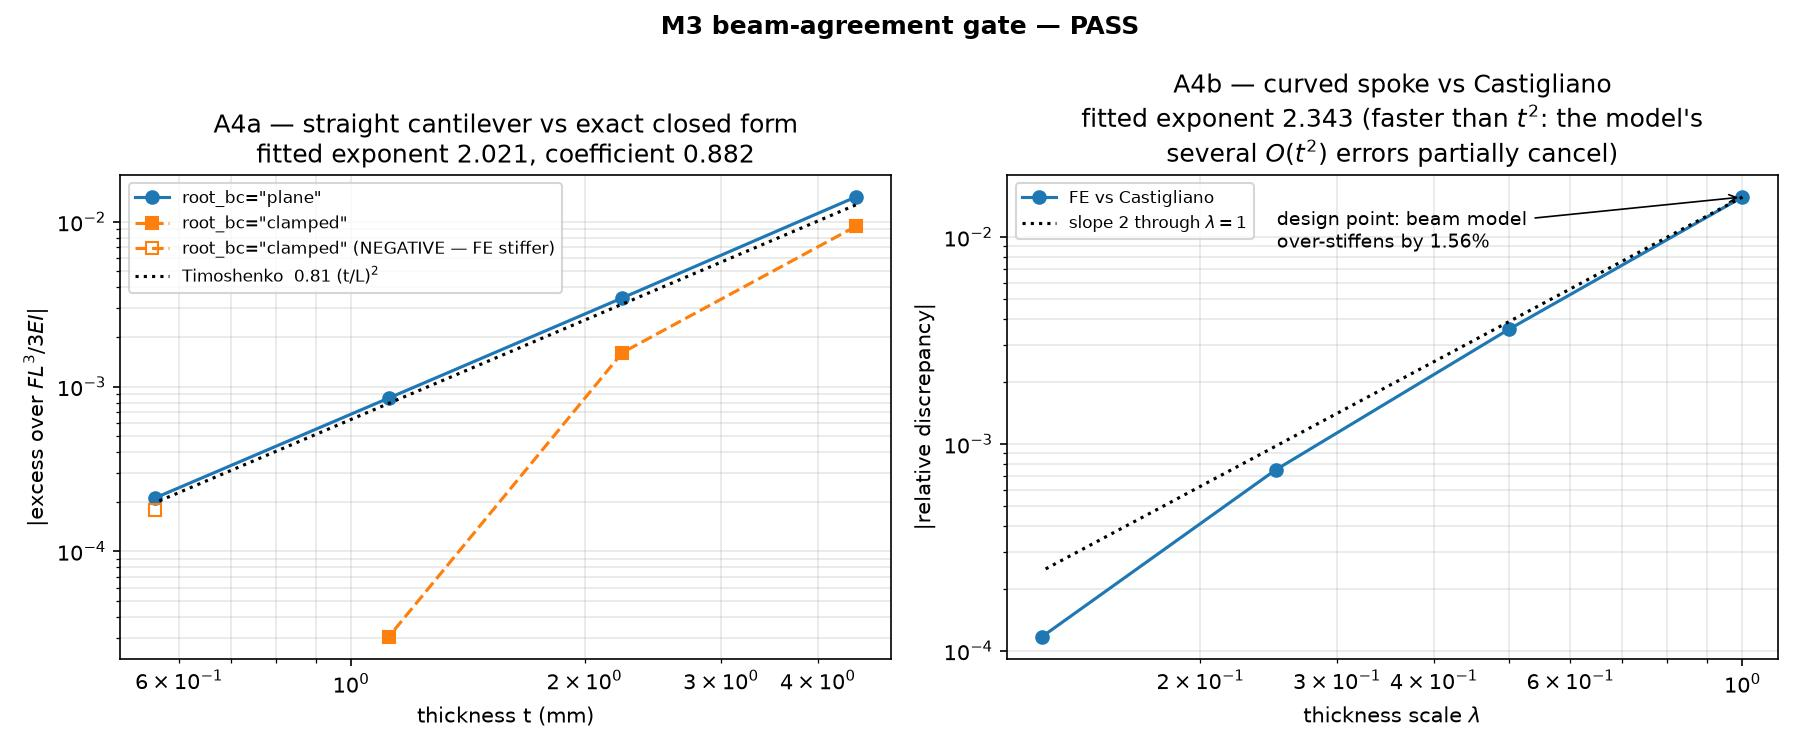

This chart was generated by the following Python code:
"""
=============================================================================
  M3 GATE — DOES THE FINITE ELEMENT REPRODUCE BEAM THEORY?
=============================================================================
    .venv-opt/bin/python studies/study_beam_agreement.py

Four checks, in order of how much they prove:

  A1/A2  straight beam vs FL^3/3EI and FL^3/12EI              tolerance 1.0%
  A3     the on-disk genome vs Castigliano at 1% of service   tolerance 5%, FE softer
  A4a    THE ELEMENT GATE — straight-beam slenderness sweep
  A4b    the same sweep on the curved spoke vs Castigliano

WHY A4a IS THE REAL GATE AND A4b IS NOT
---------------------------------------
The plan asked for one slenderness sweep, on the curved spoke against Castigliano,
with the fitted exponent required to be ~2.  Running it exposed a problem with that
formulation: the Castigliano model's error is a SUM of several O(t^2) effects
(transverse shear, the Winkler-Bach neutral-axis shift on a curved member, the
straight-beam EI used for a curved one) which for this particular geometry partially
cancel.  The residual still decays, and faster than t^2 — measured local exponents
2.19, 2.42, 3.57 — but it is not a pure power law and there is no defect that a
STEEPER decay could indicate.  Gating on an upper bound there would fail a correct
element for being too accurate.

So the element gate moved to the straight beam, where the reference is an exact
closed form with no discretization of its own, and where the O(t^2) coefficient is
known analytically:

    delta_FE / (F L^3 / 3EI) - 1  ->  0.81 (t/L)^2      (Timoshenko, k = 5/6, nu = 0.35)

That is a far stronger test.  It does not merely require the discrepancy to shrink;
it requires it to shrink at the right rate TO THE RIGHT NUMBER.  Shear locking would
show up as a discrepancy of the wrong sign, an exponent near 1, or a coefficient near
zero, and all three are checked.

A4b is kept as a reported measurement rather than a pass/fail: its useful output is
the single number at lambda = 1, which is how much the beam model that drove the whole
GA over-stiffens the real spoke.

THE ROOT BOUNDARY CONDITION IS A FIRST-ORDER CONTAMINANT
--------------------------------------------------------
Measured on the straight cantilever, excess over Euler-Bernoulli divided by (t/L)^2:

    L/t        8        16        32        64       128
    plane    0.902     0.882     0.872     0.868     0.913     <- constant, = 0.81 +8%
    clamped  0.597     0.405     0.019    -0.753    -2.248     <- diverges, changes sign

A fully clamped root forbids the lateral Poisson strain eps_yy = -nu*M*y/(EI) that
the bending field genuinely has there.  That is a self-equilibrated end perturbation
decaying over a length ~t whose energy is O(t/L) relative to the beam's — first order,
so at high slenderness it does not merely contaminate the measurement, it DOMINATES
it, and the FE comes out stiffer than Euler-Bernoulli.  Anyone reading that number
without this table would conclude the element shear-locks.

`root_bc="plane"` is therefore mandatory for every beam-theory comparison.  It is not
the right BC for the real wheel, where the root is a meshed junction and collar rather
than an imposed constraint — which is precisely why this only matters here.
=============================================================================
"""

import argparse
import json
import os
import time

import numpy as np

import wheel_fea as wf
import wheel_fem as fem
import wheel_genome as wg
import wheel_mesh as wm

HERE = os.path.dirname(os.path.abspath(__file__))

# Reference resolutions.  Both are far finer than production and both are here for a
# measured reason.
#
# BEAM_N_CURVE: `generalized_spoke_mechanics` integrates a polyline, and at its
# production N_CURVE_PTS = 600 that polyline is short by 2.1e-5 relative — which is
# LARGER than the FE-vs-beam discrepancy being measured at lambda = 1/8 (2.8e-5).  At
# 38400 the reference's own error is 7.7e-8, i.e. 0.3% of the smallest number reported.
#
# MESH_H_OVER_T: the span discretization must resolve the root and tip boundary layers,
# which decay over a length ~t.  Measured at lambda = 1/8, the discrepancy moves from
# -0.52% at h = t*2.7 to +0.0027% at h = t/16 — the coarse mesh gets the SIGN wrong.
# `n_thick` is irrelevant by comparison (converged at 4 elements; 24 changes the answer
# by 5e-6 relative).  This is the single most important number in this file for M4:
# element size scales with thickness, not with the part.
BEAM_N_CURVE = 38400
MESH_H_OVER_T = 16
MESH_N_THICK = 4
PROBE_FORCE_FRACTION = 0.01     # keeps geometric nonlinearity below 0.01%

TIMOSHENKO_COEFF = 0.81         # 2(1+nu) / (4k) with k = 5/6, nu = 0.35


def load_genes(path="best_solution.json"):
    with open(path) as fh:
        return wg.genes_to_vector(json.load(fh)["genes"])


def straight_genes(thickness, span=wf.HUB_RIM_SPAN_MM):
    """A straight uniform beam expressed in the production 14 genes.

    Routed through the real geometry kernel and the real mesh generator on purpose: a
    hand-built rectangular grid would verify a code path that never runs.
    """
    v = np.zeros(14)
    v[0:8:2] = np.array([0.2, 0.4, 0.6, 0.8]) * span
    v[8:12] = thickness
    v[12:14] = 0.5
    return v


def scale_thickness(genes, lam):
    return np.asarray(genes) * np.concatenate([np.ones(8), np.full(4, lam), np.ones(2)])


def arc_length(genes):
    curve, _ = wf.generate_bezier_centerline(*[genes[i] for i in range(8)],
                                             num_points=BEAM_N_CURVE)
    return float(np.sum(np.linalg.norm(np.diff(curve, axis=0), axis=1)))


def sized_config(genes, k=MESH_H_OVER_T, n_thick=MESH_N_THICK):
    """A mesh whose span element size is t_min/k.  See MESH_H_OVER_T above."""
    t_min = float(np.min(np.asarray(genes)[8:12]))
    n_span = int(np.ceil(k * arc_length(genes) / t_min))
    return wm.MeshConfig("sized", n_span, n_thick, order=2,
                         n_curve=max(BEAM_N_CURVE, 4 * n_span))


def castigliano(genes, bc, force, clip=(0.01, 20.0)):
    curve, _ = wf.generate_bezier_centerline(*[genes[i] for i in range(8)],
                                             num_points=BEAM_N_CURVE)
    d, *_ = wf.generalized_spoke_mechanics(
        curve, *[genes[i] for i in range(8, 12)], wf.SPOKE_WIDTH_MM, force,
        genes[12], genes[13], boundary_condition=bc, thickness_clip=clip)
    return d


def euler_bernoulli(thickness, bc, force, L=wf.HUB_RIM_SPAN_MM):
    I = wf.SPOKE_WIDTH_MM * thickness ** 3 / 12.0
    return force * L ** 3 / ((3.0 if bc == "cantilever" else 12.0)
                             * wf.YOUNGS_MODULUS_PLA_MPA * I)


def local_exponents(x, y):
    """Slope of log|y| against log|x| between each adjacent pair."""
    x, y = np.asarray(x, float), np.asarray(np.abs(y), float)
    return [float(np.log(y[i + 1] / y[i]) / np.log(x[i + 1] / x[i]))
            for i in range(len(x) - 1)]


# ---------------------------------------------------------------------------
# A1 / A2
# ---------------------------------------------------------------------------

def run_a1_a2(slenderness=50.0):
    t = wf.HUB_RIM_SPAN_MM / slenderness
    g = straight_genes(t)
    cfg = sized_config(g)
    F = wf.FORCE_PER_SPOKE_NEWTONS
    rows = []
    for bc in ("cantilever", "fixed_guided"):
        ref = euler_bernoulli(t, bc, F)
        got = fem.spoke_deflection(g, cfg, bc=bc, load_dir=(0.0, -1.0),
                                   root_bc="plane", force=F)
        rows.append({"bc": bc, "closed_form_mm": ref, "fe_mm": got,
                     "rel_error": got / ref - 1.0})
    ratio = rows[0]["fe_mm"] / rows[1]["fe_mm"]
    return {"slenderness_L_over_t": slenderness, "thickness_mm": t,
            "n_span": cfg.n_span, "cases": rows,
            "stiffness_ratio": ratio, "ratio_error": ratio / 4.0 - 1.0,
            "pass": all(abs(r["rel_error"]) < 0.01 for r in rows)
                    and abs(ratio / 4.0 - 1.0) < 0.02}


# ---------------------------------------------------------------------------
# A3
# ---------------------------------------------------------------------------

def run_a3(genes):
    F = wf.FORCE_PER_SPOKE_NEWTONS * PROBE_FORCE_FRACTION
    cfg = sized_config(genes)
    rows = []
    for bc in ("fixed_guided", "cantilever"):
        ref = castigliano(genes, bc, F)
        got = fem.spoke_deflection(genes, cfg, bc=bc, root_bc="plane", force=F)
        rows.append({"bc": bc, "castigliano_mm": ref, "fe_mm": got,
                     "rel_error": got / ref - 1.0})
    return {"force_n": F, "n_span": cfg.n_span, "cases": rows,
            "pass": all(0.0 < r["rel_error"] < 0.05 for r in rows)}


# ---------------------------------------------------------------------------
# A4a — THE ELEMENT GATE
# ---------------------------------------------------------------------------

def run_a4a(slendernesses=(8, 16, 32, 64), root_bcs=("plane", "clamped")):
    """Straight cantilever against the exact closed form, at four slendernesses.

    The reported quantity is the excess divided by (t/L)^2, which Timoshenko says is
    0.81 and which must be CONSTANT if the element converges at second order.
    """
    L = wf.HUB_RIM_SPAN_MM
    F = wf.FORCE_PER_SPOKE_NEWTONS
    out = {}
    for root_bc in root_bcs:
        rows = []
        for r in slendernesses:
            t = L / r
            g = straight_genes(t)
            cfg = sized_config(g)
            ref = euler_bernoulli(t, "cantilever", F)
            got = fem.spoke_deflection(g, cfg, bc="cantilever",
                                       load_dir=(0.0, -1.0), root_bc=root_bc,
                                       force=F)
            excess = got / ref - 1.0
            rows.append({"L_over_t": float(r), "thickness_mm": t,
                         "n_span": cfg.n_span, "closed_form_mm": ref,
                         "fe_mm": got, "excess": excess,
                         "excess_over_t_L_sq": excess / (t / L) ** 2})
        thick = [row["thickness_mm"] for row in rows]
        exps = local_exponents(thick, [row["excess"] for row in rows])
        coeffs = [row["excess_over_t_L_sq"] for row in rows]
        out[root_bc] = {
            "rows": rows,
            "local_exponents": exps,
            "fitted_exponent": float(np.polyfit(np.log(thick),
                                                np.log(np.abs([r["excess"]
                                                               for r in rows])), 1)[0]),
            "mean_coefficient": float(np.mean(coeffs)),
            "coefficient_error_vs_timoshenko": float(np.mean(coeffs)
                                                     / TIMOSHENKO_COEFF - 1.0),
            "all_positive": bool(all(r["excess"] > 0 for r in rows)),
        }
    # The verdict is read off the beam-consistent root only; `clamped` is reported as
    # a diagnostic and is EXPECTED to fail, so it must not vote.
    if "plane" in out:
        p = out["plane"]
        out["pass"] = bool(p["all_positive"]
                           and 1.7 <= p["fitted_exponent"] <= 2.3
                           and abs(p["coefficient_error_vs_timoshenko"]) < 0.20)
    return out


# ---------------------------------------------------------------------------
# A4b — the curved spoke against Castigliano
# ---------------------------------------------------------------------------

def run_a4b(genes, lambdas=(1.0, 0.5, 0.25, 0.125), bc="fixed_guided",
            root_bc="plane"):
    rows = []
    for lam in lambdas:
        g = scale_thickness(genes, lam)
        F = wf.FORCE_PER_SPOKE_NEWTONS * PROBE_FORCE_FRACTION * lam ** 3
        cfg = sized_config(g)
        ref = castigliano(g, bc, F)
        got = fem.spoke_deflection(g, cfg, bc=bc, root_bc=root_bc, force=F)
        rows.append({"lambda": lam, "thickness_mm": float(np.min(g[8:12])),
                     "n_span": cfg.n_span, "force_n": F,
                     "castigliano_mm": ref, "fe_mm": got,
                     "rel_error": got / ref - 1.0})
    exps = local_exponents([r["lambda"] for r in rows],
                           [r["rel_error"] for r in rows])
    return {
        "bc": bc, "root_bc": root_bc, "rows": rows, "local_exponents": exps,
        "fitted_exponent": float(np.polyfit(
            np.log([r["lambda"] for r in rows]),
            np.log(np.abs([r["rel_error"] for r in rows])), 1)[0]),
        "all_positive": bool(all(r["rel_error"] > 0 for r in rows)),
        "monotone": bool(all(abs(rows[i + 1]["rel_error"])
                             < abs(rows[i]["rel_error"])
                             for i in range(len(rows) - 1))),
        # No upper bound: see the module docstring.  A steeper-than-quadratic decay is
        # a better result, not a worse one, and nothing broken produces it.
        "pass": bool(all(r["rel_error"] > 0 for r in rows)
                     and all(e >= 1.7 for e in exps)),
    }


# ---------------------------------------------------------------------------
# REPORT
# ---------------------------------------------------------------------------

def _print(report):
    def head(s):
        print(f"\n{s}\n" + "-" * len(s))

    def verdict(ok):
        return "PASS" if ok else "FAIL"

    a = report["A1_A2"]
    head(f"A1 / A2  straight beam vs closed form, L/t = {a['slenderness_L_over_t']:.0f}"
         f" (t = {a['thickness_mm']:.4f} mm, n_span = {a['n_span']})")
    for r in a["cases"]:
        print(f"  {r['bc']:13s} closed form {r['closed_form_mm']:9.5f}   "
              f"FE {r['fe_mm']:9.5f}   {r['rel_error']:+.4%}   [< 1.0%]")
    print(f"  cantilever / fixed-guided stiffness ratio "
          f"{a['stiffness_ratio']:.5f}  ({a['ratio_error']:+.3%} from 4)")
    print(f"  -> {verdict(a['pass'])}")

    a = report["A3"]
    head(f"A3  genome df26647 vs Castigliano at {a['force_n']:.4f} N "
         f"(n_span = {a['n_span']})")
    for r in a["cases"]:
        print(f"  {r['bc']:13s} Castigliano {r['castigliano_mm']:9.5f}   "
              f"FE {r['fe_mm']:9.5f}   {r['rel_error']:+.4%}   "
              f"[< 5%, FE softer]")
    print(f"  -> {verdict(a['pass'])}")

    a = report["A4a"]
    head("A4a  THE ELEMENT GATE — straight cantilever slenderness sweep")
    print(f"  excess over FL^3/3EI, divided by (t/L)^2.  "
          f"Timoshenko says {TIMOSHENKO_COEFF:.2f}, constant.")
    print(f"  {'L/t':>8s} " + " ".join(f"{r['L_over_t']:>10.0f}"
                                       for r in a["plane"]["rows"]))
    for root_bc in ("plane", "clamped"):
        if root_bc not in a:
            continue
        print(f"  {root_bc:>8s} " + " ".join(f"{r['excess_over_t_L_sq']:>10.4f}"
                                             for r in a[root_bc]["rows"]))
    p = a["plane"]
    print(f"\n  root_bc=plane   fitted exponent {p['fitted_exponent']:.4f}   "
          f"[1.7, 2.3]")
    print(f"                  local exponents "
          + ", ".join(f"{e:.3f}" for e in p["local_exponents"]))
    print(f"                  mean coefficient {p['mean_coefficient']:.4f}  "
          f"({p['coefficient_error_vs_timoshenko']:+.2%} vs Timoshenko)  [< 20%]")
    print(f"                  all discrepancies positive (FE softer): "
          f"{p['all_positive']}")
    if "clamped" in a:
        c = a["clamped"]
        print(f"  root_bc=clamped fitted exponent {c['fitted_exponent']:.4f}   "
              f"sign changes: {not c['all_positive']}  <- the O(t) contaminant")
    print(f"  -> {verdict(a['pass'])}")

    a = report["A4b"]
    head("A4b  curved spoke vs Castigliano (reported, not gated on an upper bound)")
    for r, e in zip(a["rows"], list(a["local_exponents"]) + [None]):
        tail = "" if e is None else f"   local exponent {e:.3f}"
        print(f"  lambda {r['lambda']:6.3f}  t {r['thickness_mm']:6.4f} mm  "
              f"n_span {r['n_span']:5d}   {r['rel_error']:+.5%}{tail}")
    print(f"  fitted exponent {a['fitted_exponent']:.4f}   "
          f"all positive {a['all_positive']}   monotone {a['monotone']}")
    print(f"  -> {verdict(a['pass'])}")

    head("M3 GATE")
    for key in ("A1_A2", "A3", "A4a", "A4b"):
        print(f"  {key:6s} {verdict(report[key]['pass'])}")
    print(f"\n  OVERALL: {verdict(report['pass'])}")
    if report["pass"]:
        design = report["A4b"]["rows"][0]["rel_error"]
        print(f"\n  The headline number: at the design point the Castigliano model "
              f"over-stiffens\n  the spoke by {design:.2%}.  That is the entire "
              f"single-spoke error of the model\n  that drove the GA — small, "
              f"one-directional, and now quantified.")


def _plot(report, path):
    """Log-log convergence, with the t^2 reference slope drawn through the data.

    The whole gate is "does this decay at slope 2", so the figure draws the slope-2
    guide rather than leaving the reader to fit a line by eye.  Both root treatments
    are on the left panel because the divergence of the clamped one is the single most
    important thing to be able to see.
    """
    import matplotlib
    matplotlib.use("Agg")
    import matplotlib.pyplot as plt

    fig, (ax1, ax2) = plt.subplots(1, 2, figsize=(12, 5))

    a = report["A4a"]
    for root_bc, style in (("plane", "o-"), ("clamped", "s--")):
        if root_bc not in a:
            continue
        rows = a[root_bc]["rows"]
        t = np.array([r["thickness_mm"] for r in rows])
        e = np.array([r["excess"] for r in rows])
        pos = e > 0
        ax1.loglog(t[pos], e[pos], style, label=f'root_bc="{root_bc}"')
        if (~pos).any():
            ax1.loglog(t[~pos], -e[~pos], style, mfc="none",
                       color=ax1.lines[-1].get_color(),
                       label=f'root_bc="{root_bc}" (NEGATIVE — FE stiffer)')
    rows = a["plane"]["rows"]
    t = np.array([r["thickness_mm"] for r in rows])
    L = wf.HUB_RIM_SPAN_MM
    ax1.loglog(t, TIMOSHENKO_COEFF * (t / L) ** 2, "k:",
               label=f"Timoshenko  {TIMOSHENKO_COEFF} (t/L)$^2$")
    ax1.set_xlabel("thickness t (mm)")
    ax1.set_ylabel("|excess over $FL^3/3EI$|")
    ax1.set_title("A4a — straight cantilever vs exact closed form\n"
                  f"fitted exponent {a['plane']['fitted_exponent']:.3f}, "
                  f"coefficient {a['plane']['mean_coefficient']:.3f}")
    ax1.legend(fontsize=8)
    ax1.grid(True, which="both", alpha=0.3)

    b = report["A4b"]
    rows = b["rows"]
    lam = np.array([r["lambda"] for r in rows])
    e = np.abs([r["rel_error"] for r in rows])
    ax2.loglog(lam, e, "o-", label="FE vs Castigliano")
    ax2.loglog(lam, e[0] * lam ** 2, "k:", label="slope 2 through $\\lambda=1$")
    ax2.set_xlabel("thickness scale $\\lambda$")
    ax2.set_ylabel("|relative discrepancy|")
    ax2.set_title("A4b — curved spoke vs Castigliano\n"
                  f"fitted exponent {b['fitted_exponent']:.3f} "
                  "(faster than $t^2$: the model's\n"
                  "several $O(t^2)$ errors partially cancel)")
    ax2.legend(fontsize=8)
    ax2.grid(True, which="both", alpha=0.3)
    ax2.annotate(f"design point: beam model\nover-stiffens by "
                 f"{rows[0]['rel_error']:.2%}",
                 xy=(lam[0], e[0]), xytext=(0.35, 0.85),
                 textcoords="axes fraction", fontsize=9,
                 arrowprops=dict(arrowstyle="->", lw=0.8))

    fig.suptitle(f"M3 beam-agreement gate — "
                 f"{'PASS' if report['pass'] else 'FAIL'}", fontweight="bold")
    fig.tight_layout()
    fig.savefig(path, dpi=150)
    return path


def main():
    ap = argparse.ArgumentParser(description="M3 beam-agreement gate")
    ap.add_argument("--genome", default="best_solution.json")
    ap.add_argument("--out", default="study_beam_agreement.json")
    ap.add_argument("--no-plot", action="store_true")
    ap.add_argument("--quick", action="store_true",
                    help="coarser meshes and 3 slenderness levels; for CI, not for "
                         "the recorded result")
    args = ap.parse_args()

    global MESH_H_OVER_T
    if args.quick:
        MESH_H_OVER_T = 8

    genes = load_genes(args.genome)
    t0 = time.time()
    report = {
        "A1_A2": run_a1_a2(),
        "A3": run_a3(genes),
        "A4a": run_a4a(slendernesses=(8, 16, 32) if args.quick else (8, 16, 32, 64)),
        "A4b": run_a4b(genes, lambdas=(1.0, 0.5, 0.25) if args.quick
                       else (1.0, 0.5, 0.25, 0.125)),
    }
    report["pass"] = all(report[k]["pass"] for k in ("A1_A2", "A3", "A4a", "A4b"))
    report["settings"] = {
        "beam_n_curve": BEAM_N_CURVE, "mesh_h_over_t": MESH_H_OVER_T,
        "mesh_n_thick": MESH_N_THICK, "probe_force_fraction": PROBE_FORCE_FRACTION,
        "poisson": fem.POISSON_RATIO_PLA, "plane": "stress",
        "elapsed_s": round(time.time() - t0, 1),
    }
    _print(report)
    # Resolve a relative --out against THIS FILE'S directory, the way the other eight
    # `make studies` drivers do (PLAN.md §33).  This one resolved against the CWD, so
    # `make studies` — which runs from the repo root — wrote study_beam_agreement.json
    # and .jpg to the root while the artifact the tree reads sits in studies/.  It went
    # unnoticed because the recipe died at line 5 of 9 and never reached a second run.
    # An absolute path still wins, so `--out /tmp/scratch.json` behaves.
    out = args.out if os.path.isabs(args.out) else os.path.join(HERE, args.out)
    with open(out, "w") as fh:
        json.dump(report, fh, indent=2)
    print(f"\nwrote {os.path.abspath(out)}  "
          f"({report['settings']['elapsed_s']} s)")
    if not args.no_plot:
        try:
            print(f"wrote {_plot(report, os.path.splitext(out)[0] + '.jpg')}")
        except Exception as exc:                            # pragma: no cover
            print(f"(plot skipped: {exc})")
    return 0 if report["pass"] else 1


if __name__ == "__main__":
    raise SystemExit(main())
